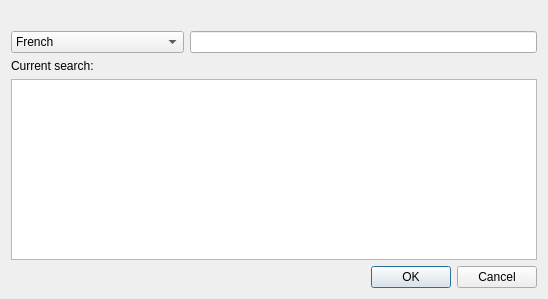
<?xml version="1.0" encoding="UTF-8"?>
<ui version="4.0">
 <class>DrugsDbCreator::SearchAtcInDatabaseDialog</class>
 <widget class="QDialog" name="DrugsDbCreator::SearchAtcInDatabaseDialog">
  <property name="geometry">
   <rect>
    <x>0</x>
    <y>0</y>
    <width>548</width>
    <height>299</height>
   </rect>
  </property>
  <property name="windowTitle">
   <string>Dialog</string>
  </property>
  <layout class="QGridLayout" name="gridLayout">
   <item row="1" column="1" colspan="2">
    <widget class="QLineEdit" name="term"/>
   </item>
   <item row="3" column="0" colspan="3">
    <widget class="QTableView" name="tableView">
     <property name="editTriggers">
      <set>QAbstractItemView::NoEditTriggers</set>
     </property>
     <property name="alternatingRowColors">
      <bool>true</bool>
     </property>
     <property name="selectionBehavior">
      <enum>QAbstractItemView::SelectRows</enum>
     </property>
    </widget>
   </item>
   <item row="4" column="1" colspan="2">
    <widget class="QDialogButtonBox" name="buttonBox">
     <property name="orientation">
      <enum>Qt::Horizontal</enum>
     </property>
     <property name="standardButtons">
      <set>QDialogButtonBox::Cancel|QDialogButtonBox::Ok</set>
     </property>
    </widget>
   </item>
   <item row="1" column="0">
    <widget class="QComboBox" name="lang">
     <item>
      <property name="text">
       <string>French</string>
      </property>
     </item>
     <item>
      <property name="text">
       <string>English</string>
      </property>
     </item>
     <item>
      <property name="text">
       <string>Deutsch</string>
      </property>
     </item>
    </widget>
   </item>
   <item row="2" column="0">
    <widget class="QLabel" name="label">
     <property name="text">
      <string>Current search:</string>
     </property>
    </widget>
   </item>
   <item row="2" column="1" colspan="2">
    <widget class="QLabel" name="searchLabel">
     <property name="text">
      <string/>
     </property>
    </widget>
   </item>
   <item row="0" column="0" colspan="3">
    <widget class="QLabel" name="initial">
     <property name="font">
      <font>
       <weight>75</weight>
       <bold>true</bold>
      </font>
     </property>
     <property name="text">
      <string/>
     </property>
     <property name="alignment">
      <set>Qt::AlignCenter</set>
     </property>
    </widget>
   </item>
  </layout>
 </widget>
 <resources/>
 <connections>
  <connection>
   <sender>buttonBox</sender>
   <signal>accepted()</signal>
   <receiver>DrugsDbCreator::SearchAtcInDatabaseDialog</receiver>
   <slot>accept()</slot>
   <hints>
    <hint type="sourcelabel">
     <x>248</x>
     <y>254</y>
    </hint>
    <hint type="destinationlabel">
     <x>157</x>
     <y>274</y>
    </hint>
   </hints>
  </connection>
  <connection>
   <sender>buttonBox</sender>
   <signal>rejected()</signal>
   <receiver>DrugsDbCreator::SearchAtcInDatabaseDialog</receiver>
   <slot>reject()</slot>
   <hints>
    <hint type="sourcelabel">
     <x>316</x>
     <y>260</y>
    </hint>
    <hint type="destinationlabel">
     <x>286</x>
     <y>274</y>
    </hint>
   </hints>
  </connection>
 </connections>
</ui>
